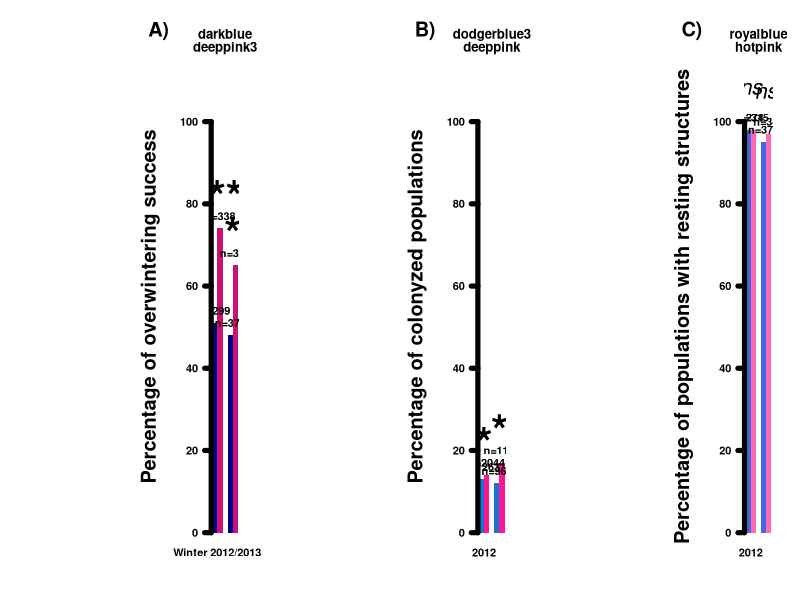
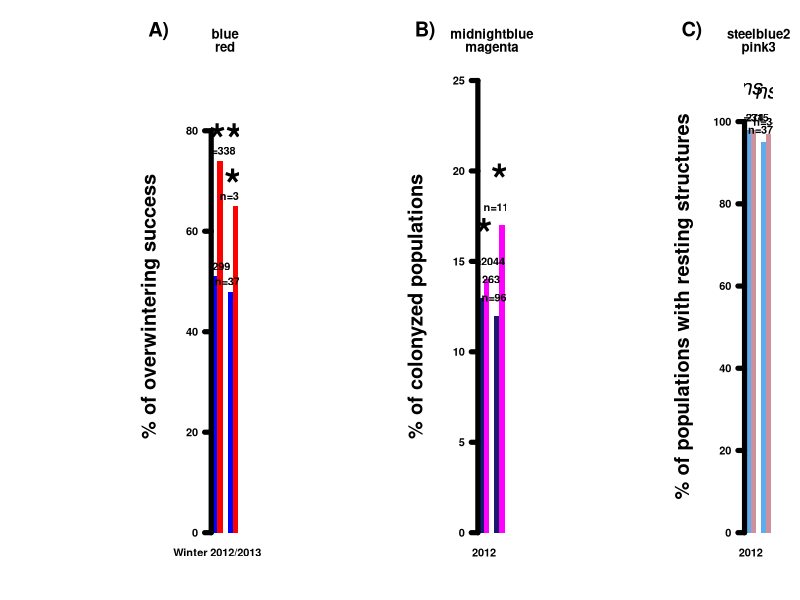
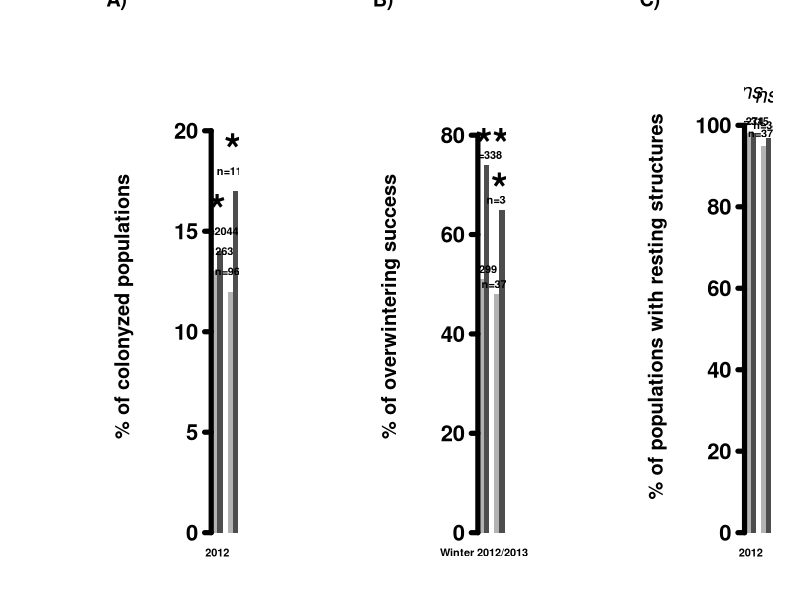
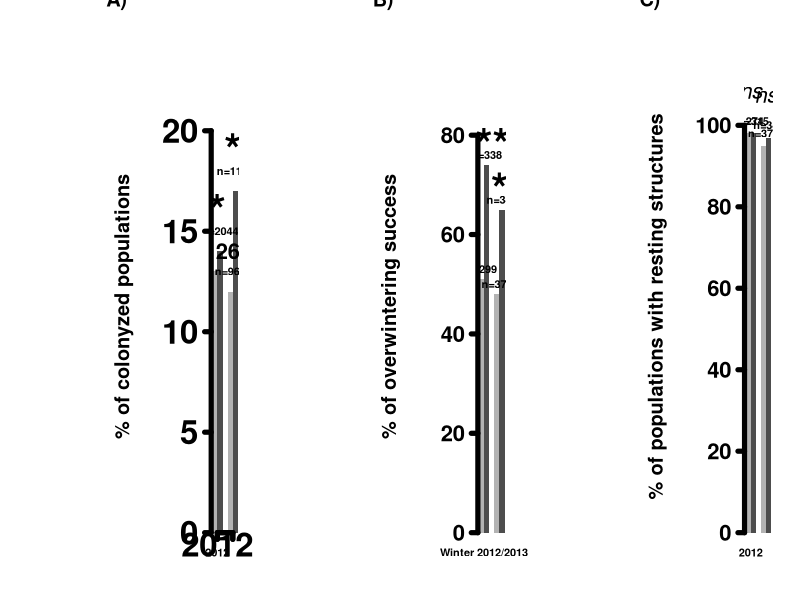
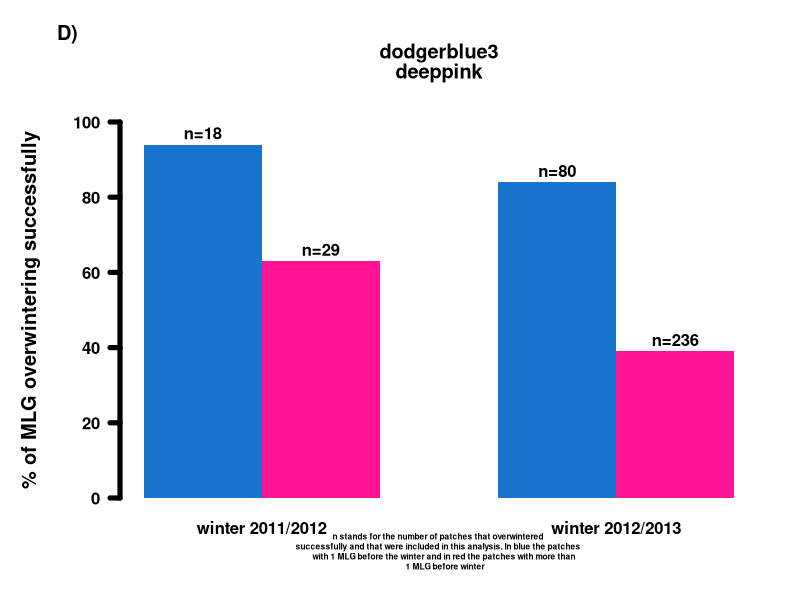

Here is the R script that generated these plots, in order:
###############################################################################
###############################################################################
#barplot of the effect of coinfection on different parameters
###############################################################################
###############################################################################


###############################################################################
#first try
###############################################################################

op<-par(mfrow=c(1,3),mar=c(5.1,16,6.1,2.1), oma=c(0,0,0,0))

#first plot for the overwintering success
coolcol<-c("darkblue","deeppink3")
datmat<-matrix(c(51,74,48,65),nrow=2)
temp<-barplot(datmat,beside=TRUE,border=NA,col=coolcol,
              names.arg=list("Winter 2012/2013","Winter 2013/2014"),
              main=coolcol,font=2,las=1,cex.lab=2,lwd=5,ylim=c(0,110))
mtext(side=2,text="Percentage of overwintering success",line=4,font=2,cex=1.2)
text(temp[1],datmat[1]+3,"n=299",font=2)
text(temp[2],datmat[2]+3,"n=338",font=2)
text((temp[1]+temp[2])/2,max(datmat[1:2])+10,"***",font=2,cex=4)
text(temp[3],datmat[3]+3,"n=372",font=2)
text(temp[4],datmat[4]+3,"n=346",font=2)
text((temp[3]+temp[4])/2,max(datmat[3:4])+10,"*",font=2,cex=4)
mtext(side=2,text="A)",font=2,cex=1.2,adj=3,padj=-18,las=1)

#second plot for the colonization success
coolcol<-c("dodgerblue3","deeppink")
datmat<-matrix(c(13,14,12,17),nrow=2)
temp<-barplot(datmat,beside=TRUE,border=NA,col=coolcol,
              names.arg=list("2012","2013"),
              main=coolcol,font=2,las=1,cex.lab=2,lwd=5,ylim=c(0,110))
mtext(side=2,text="Percentage of colonyzed populations",line=4,font=2,cex=1.2)
text(temp[1],datmat[1]+3,"n=1263",font=2)
text(temp[2],datmat[2]+3,"n=2044",font=2)
text((temp[1]+temp[2])/2,max(datmat[1:2])+10,"*",font=2,cex=4)
text(temp[3],datmat[3]+3,"n=962",font=2)
text(temp[4],datmat[4]+3,"n=1184",font=2)
text((temp[3]+temp[4])/2,max(datmat[3:4])+10,"*",font=2,cex=4)
mtext(side=2,text="B)",font=2,cex=1.2,adj=3,padj=-18,las=1)

#third plot for the production of overwintering structures
coolcol<-c("royalblue","hotpink")
datmat<-matrix(c(98,98,95,97),nrow=2)
temp<-barplot(datmat,beside=TRUE,border=NA,col=coolcol,
              names.arg=list("2012","2013"),
              main=coolcol,font=2,las=1,cex.lab=2,lwd=5,ylim=c(0,110))
mtext(side=2,text="Percentage of populations with resting structures",
      line=4,font=2,cex=1.2)
text(temp[1],datmat[1]+3,"n=274",font=2)
text(temp[2],datmat[2]+3,"n=315",font=2)
text((temp[1]+temp[2])/2,max(datmat[1:2])+10,"ns",font=3,cex=2)
text(temp[3],datmat[3]+3,"n=374",font=2)
text(temp[4],datmat[4]+3,"n=343",font=2)
text((temp[3]+temp[4])/2,max(datmat[3:4])+10,"ns",font=3,cex=2)
mtext(side=2,text="C)",font=2,cex=1.2,adj=3,padj=-18,las=1)

par(op)

#export to pdf 16 X 9 inches


###############################################################################
#second try
###############################################################################

op<-par(mfrow=c(1,3),mar=c(5.1,16,6.1,2.1), oma=c(0,0,0,0))

#first plot for the overwintering success
coolcol<-c("blue","red")
datmat<-matrix(c(51,74,48,65),nrow=2)
temp<-barplot(datmat,beside=TRUE,border=NA,col=coolcol,
              names.arg=list("Winter 2012/2013","Winter 2013/2014"),
              main=coolcol,font=2,las=1,cex.lab=2,lwd=5,ylim=c(0,90))
mtext(side=2,text="% of overwintering success",line=4,font=2,cex=1.2)
text(temp[1],datmat[1]+2,"n=299",font=2)
text(temp[2],datmat[2]+2,"n=338",font=2)
text((temp[1]+temp[2])/2,max(datmat[1:2])+6,"***",font=2,cex=4)
text(temp[3],datmat[3]+2,"n=372",font=2)
text(temp[4],datmat[4]+2,"n=346",font=2)
text((temp[3]+temp[4])/2,max(datmat[3:4])+6,"*",font=2,cex=4)
mtext(side=2,text="A)",font=2,cex=1.2,adj=3,padj=-18,las=1)

#second plot for the colonization success
coolcol<-c("midnightblue","magenta")
datmat<-matrix(c(13,14,12,17),nrow=2)
temp<-barplot(datmat,beside=TRUE,border=NA,col=coolcol,
              names.arg=list("2012","2013"),
              main=coolcol,font=2,las=1,cex.lab=2,lwd=5,ylim=c(0,25))
mtext(side=2,text="% of colonyzed populations",line=4,font=2,cex=1.2)
text(temp[1],datmat[1]+1,"n=1263",font=2)
text(temp[2],datmat[2]+1,"n=2044",font=2)
text((temp[1]+temp[2])/2,max(datmat[1:2])+3,"*",font=2,cex=4)
text(temp[3],datmat[3]+1,"n=962",font=2)
text(temp[4],datmat[4]+1,"n=1184",font=2)
text((temp[3]+temp[4])/2,max(datmat[3:4])+3,"*",font=2,cex=4)
mtext(side=2,text="B)",font=2,cex=1.2,adj=3,padj=-18,las=1)

#third plot for the production of overwintering structures
coolcol<-c("steelblue2","pink3")
datmat<-matrix(c(98,98,95,97),nrow=2)
temp<-barplot(datmat,beside=TRUE,border=NA,col=coolcol,
              names.arg=list("2012","2013"),
              main=coolcol,font=2,las=1,cex.lab=2,lwd=5,ylim=c(0,110))
mtext(side=2,text="% of populations with resting structures",
      line=4,font=2,cex=1.2)
text(temp[1],datmat[1]+3,"n=274",font=2)
text(temp[2],datmat[2]+3,"n=315",font=2)
text((temp[1]+temp[2])/2,max(datmat[1:2])+10,"ns",font=3,cex=2)
text(temp[3],datmat[3]+3,"n=374",font=2)
text(temp[4],datmat[4]+3,"n=343",font=2)
text((temp[3]+temp[4])/2,max(datmat[3:4])+10,"ns",font=3,cex=2)
mtext(side=2,text="C)",font=2,cex=1.2,adj=3,padj=-18,las=1)

par(op)

#export to pdf 16 X 9 inches

which(colors()=="hotpink")


###############################################################################
#third try, this time not in color, but with 2 shades of greys
###############################################################################

op<-par(mfrow=c(1,3),mar=c(5.1,16,6.1,2.1), oma=c(0,0,0,0))

coolcol<-c("grey70","grey30")

#first plot for the colonization success
datmat<-matrix(c(13,14,12,17),nrow=2)
temp<-barplot(datmat,beside=TRUE,border=NA,col=coolcol,
              names.arg=list("2012","2013"),
              font=2,las=1,cex.axis=2,cex.names=1,lwd=5,ylim=c(0,22.5))
mtext(side=2,text="% of colonyzed populations",line=6,font=2,cex=1.2)
text(temp[1],datmat[1]+1,"n=1263",font=2)
text(temp[2],datmat[2]+1,"n=2044",font=2)
text((temp[1]+temp[2])/2,max(datmat[1:2])+2.5,"*",font=2,cex=4)
text(temp[3],datmat[3]+1,"n=962",font=2)
text(temp[4],datmat[4]+1,"n=1184",font=2)
text((temp[3]+temp[4])/2,max(datmat[3:4])+2.5,"*",font=2,cex=4)
mtext(side=2,text="A)",font=2,cex=1.2,adj=5,padj=-20,las=1)


#second plot for the overwintering success
datmat<-matrix(c(51,74,48,65),nrow=2)
temp<-barplot(datmat,beside=TRUE,border=NA,col=coolcol,
              names.arg=list("Winter 2012/2013","Winter 2013/2014"),
              font=2,las=1,cex.axis=2,cex.names=1,lwd=5,ylim=c(0,91))
mtext(side=2,text="% of overwintering success",line=6,font=2,cex=1.2)
text(temp[1],datmat[1]+2,"n=299",font=2)
text(temp[2],datmat[2]+2,"n=338",font=2)
text((temp[1]+temp[2])/2,max(datmat[1:2])+6,"***",font=2,cex=4)
text(temp[3],datmat[3]+2,"n=372",font=2)
text(temp[4],datmat[4]+2,"n=346",font=2)
text((temp[3]+temp[4])/2,max(datmat[3:4])+6,"*",font=2,cex=4)
mtext(side=2,text="B)",font=2,cex=1.2,adj=5,padj=-20,las=1)


#third plot for the production of overwintering structures
datmat<-matrix(c(98,98,95,97),nrow=2)
temp<-barplot(datmat,beside=TRUE,border=NA,col=coolcol,
              names.arg=list("2012","2013"),
              font=2,las=1,cex.axis=2,cex.names=1,lwd=5,ylim=c(0,111))
mtext(side=2,text="% of populations with resting structures",
      line=6,font=2,cex=1.2)
text(temp[1],datmat[1]+3,"n=274",font=2)
text(temp[2],datmat[2]+3,"n=315",font=2)
text((temp[1]+temp[2])/2,max(datmat[1:2])+10,"ns",font=3,cex=2)
text(temp[3],datmat[3]+3,"n=374",font=2)
text(temp[4],datmat[4]+3,"n=343",font=2)
text((temp[3]+temp[4])/2,max(datmat[3:4])+10,"ns",font=3,cex=2)
mtext(side=2,text="C)",font=2,cex=1.2,adj=5,padj=-20,las=1)

par(op)

#export to pdf 16 X 9 inches


###############################################################################
#fourth try, still not in color, with bigger text font
###############################################################################

op<-par(mfrow=c(1,3),mar=c(5.1,16,6.1,2.1), oma=c(0,0,0,0))

coolcol<-c("grey70","grey30")

#first plot for the colonization success
datmat<-matrix(c(13,14,12,17),nrow=2)
temp<-barplot(datmat,beside=TRUE,border=NA,col=coolcol,axisnames=TRUE,
              names.arg=list("2012","2013"),bty="l",axis.lty=1,bty="l",
              font=2,las=1,cex.axis=3,cex.names=1,lwd=5,ylim=c(0,22.5))
axis(1,at=c(2,5),labels=list("2012","2013"),lwd=5,font=2,cex.axis=3, xlim=c(0,5),pos=0)
mtext(side=2,text="% of colonyzed populations",line=6,font=2,cex=1.2)
text(temp[1],datmat[1]+1,"n=1263",font=2,cex=2)
text(temp[2],datmat[2]+1,"n=2044",font=2)
text((temp[1]+temp[2])/2,max(datmat[1:2])+2.5,"*",font=2,cex=4)
text(temp[3],datmat[3]+1,"n=962",font=2)
text(temp[4],datmat[4]+1,"n=1184",font=2)
text((temp[3]+temp[4])/2,max(datmat[3:4])+2.5,"*",font=2,cex=4)
mtext(side=2,text="A)",font=2,cex=1.2,adj=5,padj=-20,las=1)


#second plot for the overwintering success
datmat<-matrix(c(51,74,48,65),nrow=2)
temp<-barplot(datmat,beside=TRUE,border=NA,col=coolcol,
              names.arg=list("Winter 2012/2013","Winter 2013/2014"),
              font=2,las=1,cex.axis=2,cex.names=1,lwd=5,ylim=c(0,91))
mtext(side=2,text="% of overwintering success",line=6,font=2,cex=1.2)
text(temp[1],datmat[1]+2,"n=299",font=2)
text(temp[2],datmat[2]+2,"n=338",font=2)
text((temp[1]+temp[2])/2,max(datmat[1:2])+6,"***",font=2,cex=4)
text(temp[3],datmat[3]+2,"n=372",font=2)
text(temp[4],datmat[4]+2,"n=346",font=2)
text((temp[3]+temp[4])/2,max(datmat[3:4])+6,"*",font=2,cex=4)
mtext(side=2,text="B)",font=2,cex=1.2,adj=5,padj=-20,las=1)


#third plot for the production of overwintering structures
datmat<-matrix(c(98,98,95,97),nrow=2)
temp<-barplot(datmat,beside=TRUE,border=NA,col=coolcol,
              names.arg=list("2012","2013"),
              font=2,las=1,cex.axis=2,cex.names=1,lwd=5,ylim=c(0,111))
mtext(side=2,text="% of populations with resting structures",
      line=6,font=2,cex=1.2)
text(temp[1],datmat[1]+3,"n=274",font=2)
text(temp[2],datmat[2]+3,"n=315",font=2)
text((temp[1]+temp[2])/2,max(datmat[1:2])+10,"ns",font=3,cex=2)
text(temp[3],datmat[3]+3,"n=374",font=2)
text(temp[4],datmat[4]+3,"n=343",font=2)
text((temp[3]+temp[4])/2,max(datmat[3:4])+10,"ns",font=3,cex=2)
mtext(side=2,text="C)",font=2,cex=1.2,adj=5,padj=-20,las=1)

par(op)

#export to pdf 16 X 9 inches


###############################################################################
#barplot for the mono-MLG vs several-MLG MLG survival rate
###############################################################################

op<-par(mfrow=c(1,1),mar=c(5.1,6,6.1,2.1), oma=c(0,0,0,0))

coolcol<-c("dodgerblue3","deeppink")
datmat<-matrix(c(94,63,84,39),nrow=2)
temp<-barplot(datmat,beside=TRUE,border=NA,col=coolcol,
              names.arg=list("winter 2011/2012","winter 2012/2013"),
              main=coolcol,font=2,las=1,cex.lab=2,lwd=5,ylim=c(0,100))
mtext(side=2,text="% of MLG overwintering successfully",line=4,font=2,cex=1.2)
text(temp[1],datmat[1]+3,"n=18",font=2)
text(temp[2],datmat[2]+3,"n=29",font=2)
#text((temp[1]+temp[2])/2,max(datmat[1:2])+3,"*",font=2,cex=4)
text(temp[3],datmat[3]+3,"n=80",font=2)
text(temp[4],datmat[4]+3,"n=236",font=2)
#text((temp[3]+temp[4])/2,max(datmat[3:4])+3,"*",font=2,cex=4)
mtext(side=2,text="D)",font=2,cex=1.2,adj=3,padj=-18,las=1)
mtext(side=1,text="n stands for the number of patches that overwintered 
successfully and that were included in this analysis. In blue the patches 
      with 1 MLG before the winter and in red the patches with more than 
      1 MLG before winter",
      font=2,cex=0.5,adj=NA,padj=1.5,las=0)

par(op)

#export to pdf 6 X 9 inches


###############################################################################
#END
###############################################################################
